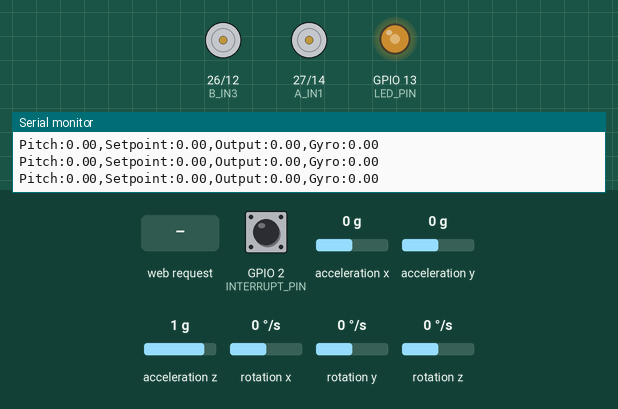
Simulated run of this sketch. Board: ESP32. Shown: motor-driver pin pairs drawn as motors (green arrow = first pin HIGH = forward, orange = second pin HIGH = backward, longer = more drive), output pins drawn as LEDs (lit = HIGH), the last lines printed to the serial monitor. The inputs (shaded band) are chosen by the test bench; at power-on: acceleration x 0 g, acceleration z 1 g, GPIO 2 (INTERRUPT_PIN) LOW, acceleration y 0 g, rotation x 0 °/s, rotation y 0 °/s, rotation z 0 °/s. WiFi joins after 1.5 s; servers stay silent unless stated; the sensor or clock chip raises its interrupt line as the real part does; EEPROM starts erased.

Above: at 2.14 s.
3.3 s: acceleration x set to -1.4 g
At 3.38 s:
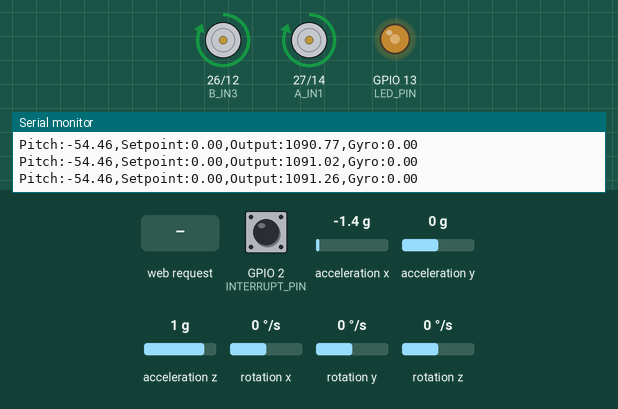
6.3 s: HTTP request GET /setPID?kp=A received
At 8.18 s:
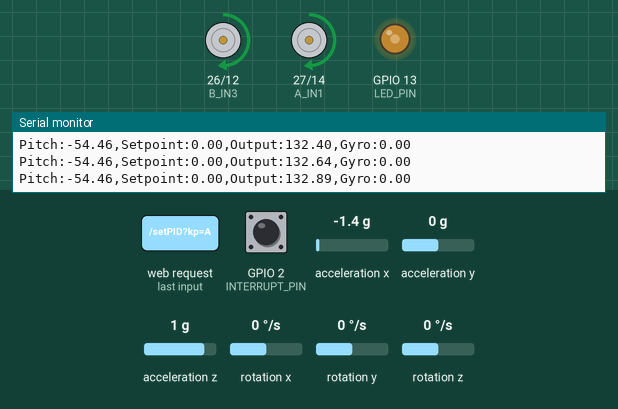
9.3 s: acceleration x set to 1.4 g
12.3 s: acceleration z set to -0.1 g
At 12.54 s:
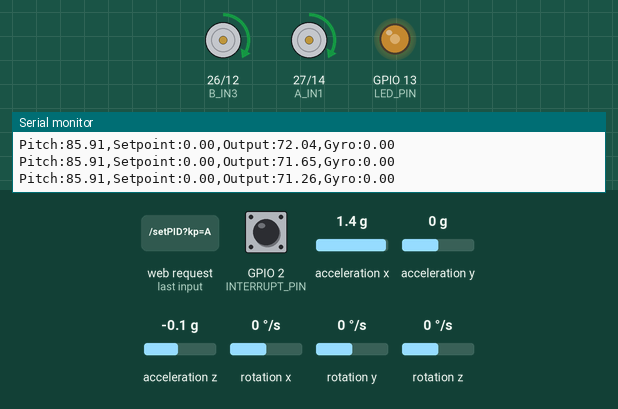
15.3 s: acceleration x set to -0.8 g
18.3 s: acceleration x set to 0.8 g
At 21.24 s:
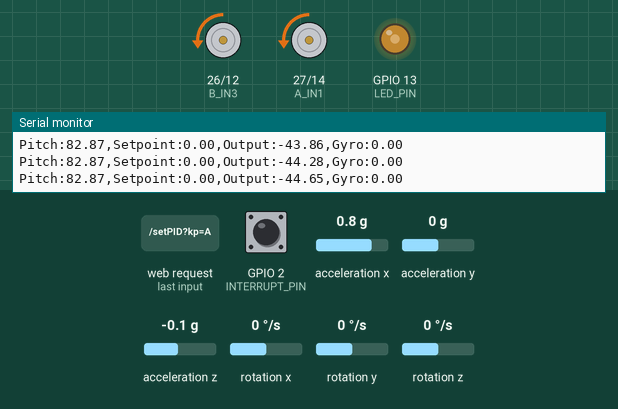
Timing chart, 0 to 24.7 s (numbered marks = the images above; inputs shaded):
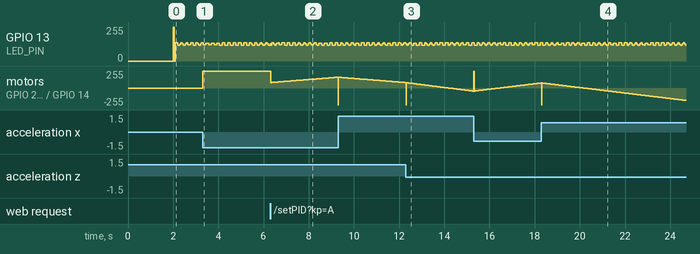

The sketch:

ESP32_Self_Balancing_Robot.ino
```cpp
#include <WiFi.h>
#include <WiFiManager.h>  // tzapu WiFiManager
#include <AsyncTCP.h>
#include <ESPAsyncWebServer.h>
#include "I2Cdev.h"
#include "MPU6050_6Axis_MotionApps20.h"
#include <EEPROM.h>
#if I2CDEV_IMPLEMENTATION == I2CDEV_ARDUINO_WIRE
#include "Wire.h"
#endif

// --- Motor Pins ---
#define A_IN1 27
#define A_IN2 14
#define B_IN3 26
#define B_IN4 12
#define INTERRUPT_PIN 2
#define LED_PIN 13

// --- EEPROM ---
#define EEPROM_SIZE 16
#define ADDR_KP 0
#define ADDR_KI 4
#define ADDR_KD 8
#define ADDR_SETPOINT 12

// --- PID ---
float kp, ki, kd;
float setpoint = 0.0;
float integral = 0.0, previousError = 0.0;

// --- Motor State ---
int wheelSpeed = 0, wheelDir = 1;

// --- MPU6050 ---
MPU6050 mpu;
bool dmpReady = false;
uint8_t fifoBuffer[64];
Quaternion q;
VectorFloat gravity;
float ypr[3];
unsigned long prevTimePID = 0;

// --- Web Server ---
AsyncWebServer server(80);

// --- Tuning State ---
float tuneParams[3];
float deltas[3] = {1.0, 0.1, 0.1};
float bestError = 999999.0;
int tuningIndex = 0;
bool tuningMode = false;
unsigned long tuningStartTime = 0;
float tuningErrorSum = 0;

// --- Interrupt Flag ---
volatile bool mpuInterrupt = false;
void IRAM_ATTR dmpDataReady() { mpuInterrupt = true; }

// --- HTML Page ---
const char html[] PROGMEM = R"rawliteral(
<!DOCTYPE html><html><head><meta name="viewport" content="width=device-width, initial-scale=1">
<title>Robot Monitor</title><style>body{font-family:sans-serif;text-align:center}</style></head><body>
<h2>Orientation</h2><p>Pitch: <span id="pitch">0</span>°</p>
<h2>Motor</h2><p>Speed: <span id="speed">0</span></p>
<h2>PID</h2>
<p>Kp: <span id="kp">0</span>, Ki: <span id="ki">0</span>, Kd: <span id="kd">0</span>, Setpoint: <span id="setpoint">0</span></p>
<input id="kpInput" type="number" step="0.1"><label>Kp</label><br>
<input id="kiInput" type="number" step="0.1"><label>Ki</label><br>
<input id="kdInput" type="number" step="0.1"><label>Kd</label><br>
<input id="setpointInput" type="number" step="0.1"><label>Setpoint</label><br>
<button onclick="updatePID()">Update PID</button>
<hr><button onclick="fetch('/startTune')">Start Tuning</button>
<button onclick="fetch('/tuneStep')">Tuning Step</button>
<script>
function updatePID(){
  fetch(`/setPID?kp=${kpInput.value}&ki=${kiInput.value}&kd=${kdInput.value}&setpoint=${setpointInput.value}`);
}
function updateStatus(){
  fetch("/status").then(r=>r.json()).then(j=>{
    pitch.textContent = j.pitch.toFixed(2);
    speed.textContent = j.speed;
    kp.textContent = j.kp.toFixed(2);
    ki.textContent = j.ki.toFixed(2);
    kd.textContent = j.kd.toFixed(2);
    setpoint.textContent = j.setpoint.toFixed(2);
  });
}
setInterval(updateStatus, 1000);
</script></body></html>)rawliteral";


void setup() {
  Serial.begin(115200);
  Wire.begin(21, 22);
  pinMode(LED_PIN, OUTPUT);

  // Ensure motor pins are defined as outputs and forced LOW before any PWM attach
  pinMode(A_IN1, OUTPUT);
  pinMode(A_IN2, OUTPUT);
  pinMode(B_IN3, OUTPUT);
  pinMode(B_IN4, OUTPUT);
  digitalWrite(A_IN1, LOW);
  digitalWrite(A_IN2, LOW);
  digitalWrite(B_IN3, LOW);
  digitalWrite(B_IN4, LOW);
  // PWM
  ledcAttach(A_IN1, 5000, 8);
  ledcAttach(A_IN2, 5000, 8);
  ledcAttach(B_IN3, 5000, 8);
  ledcAttach(B_IN4, 5000, 8);
  // Keep motors OFF after PWM attach
  applyMotor("A", 0, 1);
  applyMotor("B", 0, 1);


  // EEPROM Init & Load
  EEPROM.begin(EEPROM_SIZE);
  EEPROM.get(ADDR_KP, kp);
  EEPROM.get(ADDR_KI, ki);
  EEPROM.get(ADDR_KD, kd);
  EEPROM.get(ADDR_SETPOINT, setpoint);
  if (isnan(kp)) { kp = 20.0; ki = 0.5; kd = 0.1; setpoint = 0; }

  // --- WiFiManager by tzapu ---
  WiFi.mode(WIFI_STA);
  WiFiManager wm;
  bool res = wm.autoConnect("ESP32-Robot-Setup", "configure123");
  if (!res) {
    Serial.println("❌ WiFi failed. Restarting...");
    delay(3000);
    ESP.restart();
  }
  Serial.println("✅ Connected to WiFi");
  Serial.println(WiFi.localIP());


  // MPU6050 Init
  mpu.initialize();
  pinMode(INTERRUPT_PIN, INPUT);
  // if (!mpu.testConnection()) {
  //   Serial.println("MPU6050 connection failed."); while (1);
  // }
  if (mpu.dmpInitialize() == 0) {
    mpu.CalibrateAccel(6);
    mpu.CalibrateGyro(6);
    mpu.setDMPEnabled(true);
    attachInterrupt(digitalPinToInterrupt(INTERRUPT_PIN), dmpDataReady, RISING);
    dmpReady = true;
  }

  // Web Server
  server.on("/", HTTP_GET, [](auto *r){ r->send_P(200, "text/html", html); });
  server.on("/setPID", HTTP_GET, [](auto *r){
    if (r->hasParam("kp")) kp = r->getParam("kp")->value().toFloat();
    if (r->hasParam("ki")) ki = r->getParam("ki")->value().toFloat();
    if (r->hasParam("kd")) kd = r->getParam("kd")->value().toFloat();
    if (r->hasParam("setpoint")) setpoint = r->getParam("setpoint")->value().toFloat();
    EEPROM.put(ADDR_KP, kp); EEPROM.put(ADDR_KI, ki);
    EEPROM.put(ADDR_KD, kd); EEPROM.put(ADDR_SETPOINT, setpoint);
    EEPROM.commit();
    r->send(200, "text/plain", "PID updated");
  });
  server.on("/status", HTTP_GET, [](auto *r){
    float pitchDeg = ypr[1] * 180.0 / M_PI;
    String json = "{\"pitch\":" + String(pitchDeg, 2) +
                  ",\"speed\":" + String(wheelSpeed) +
                  ",\"kp\":" + String(kp) +
                  ",\"ki\":" + String(ki) +
                  ",\"kd\":" + String(kd) +
                  ",\"setpoint\":" + String(setpoint) + "}";
    r->send(200, "application/json", json);
  });
  server.on("/startTune", HTTP_GET, [](auto *r){
    tuningMode = true;
    tuneParams[0] = kp; tuneParams[1] = ki; tuneParams[2] = kd;
    bestError = 999999.0; tuningIndex = 0;
    tuningStartTime = millis(); tuningErrorSum = 0;
    r->send(200, "text/plain", "Tuning started");
  });
  server.on("/tuneStep", HTTP_GET, [](auto *r){
    if (!tuningMode) {
      r->send(400, "text/plain", "Start tuning first");
      return;
    }
    tuneParams[tuningIndex] += deltas[tuningIndex];
    kp = tuneParams[0]; ki = tuneParams[1]; kd = tuneParams[2];
    tuningStartTime = millis(); tuningErrorSum = 0;
    r->send(200, "text/plain", "Tuning step started");
  });

  server.begin();
}

void loop() {
  float gyroPitchRate = 0;
  if (!dmpReady || !mpu.dmpGetCurrentFIFOPacket(fifoBuffer)) {
    // Keep motors off until IMU DMP is ready and a packet is available
    applyMotor("A", 0, 1);
    applyMotor("B", 0, 1);
    return;
  }

  mpu.dmpGetQuaternion(&q, fifoBuffer);
  mpu.dmpGetGravity(&gravity, &q);
  mpu.dmpGetYawPitchRoll(ypr, &q, &gravity);
  float pitch = ypr[1] * 180.0 / M_PI;

  int16_t gx, gy, gz;
  mpu.getRotation(&gx, &gy, &gz);
  gyroPitchRate = gy / 131.0;


  unsigned long now = millis();
  unsigned long delta = now - prevTimePID;
  if (delta == 0) return;
  prevTimePID = now;

  float error = setpoint - pitch;
  integral = constrain(integral + ki * error * delta / 1000.0, -255, 255);
  float derivative = kd * (error - previousError) / (delta / 1000.0);
  float output = kp * error + integral + derivative;
  previousError = error;


  int motorSpeed = constrain((int)output, -255, 255);
  wheelSpeed = abs(motorSpeed);
  wheelDir = motorSpeed >= 0 ? 1 : -1;
  applyMotor("A", wheelSpeed, wheelDir);
  applyMotor("B", wheelSpeed, wheelDir);

  digitalWrite(LED_PIN, !digitalRead(LED_PIN));
  if (tuningMode) {
    // Read gyro rate
    int16_t gx, gy, gz;
    mpu.getRotation(&gx, &gy, &gz);
    float gyroPitchRate = gy / 131.0;

    // Penalize both error and shakiness
    tuningErrorSum += abs(pitch - setpoint) + 0.05 * abs(gyroPitchRate);

    if (millis() - tuningStartTime > 2000) {
      if (tuningErrorSum < bestError) {
        bestError = tuningErrorSum;
        deltas[tuningIndex] *= 1.1;
        EEPROM.put(ADDR_KP, kp = tuneParams[0]);
        EEPROM.put(ADDR_KI, ki = tuneParams[1]);
        EEPROM.put(ADDR_KD, kd = tuneParams[2]);
        EEPROM.commit();
        Serial.printf("[✓] PID saved: Kp=%.2f Ki=%.2f Kd=%.2f\n", kp, ki, kd);
      } else {
        tuneParams[tuningIndex] -= 2 * deltas[tuningIndex];
        kp = tuneParams[0]; ki = tuneParams[1]; kd = tuneParams[2];
        deltas[tuningIndex] *= 0.9;
      }
      tuningIndex = (tuningIndex + 1) % 3;
      tuningErrorSum = 0;
      tuningStartTime = millis();

    }
  }


  // Plotting: pitch, setpoint, output, and gyro rate
  Serial.print("Pitch:");
  Serial.print(pitch);
  Serial.print(",Setpoint:");
  Serial.print(setpoint);
  Serial.print(",Output:");
  Serial.print(output);
  Serial.print(",Gyro:");
  Serial.println(gyroPitchRate);

}

void applyMotor(String m, int spd, int dir){
  int pin1 = (m == "A") ? A_IN1 : B_IN3;
  int pin2 = (m == "A") ? A_IN2 : B_IN4;
  if (dir > 0) {
    ledcWrite(pin1, spd);
    ledcWrite(pin2, 0);
  } else {
    ledcWrite(pin1, 0);
    ledcWrite(pin2, spd);
  }
}
```

Measured:
- after the input at 3.3 s, motor on GPIO 26 (B_IN3) / GPIO 12 (B_IN4), motor on GPIO 27 (A_IN1) / GPIO 14 (A_IN2): stopped → forward 255/255 at once
